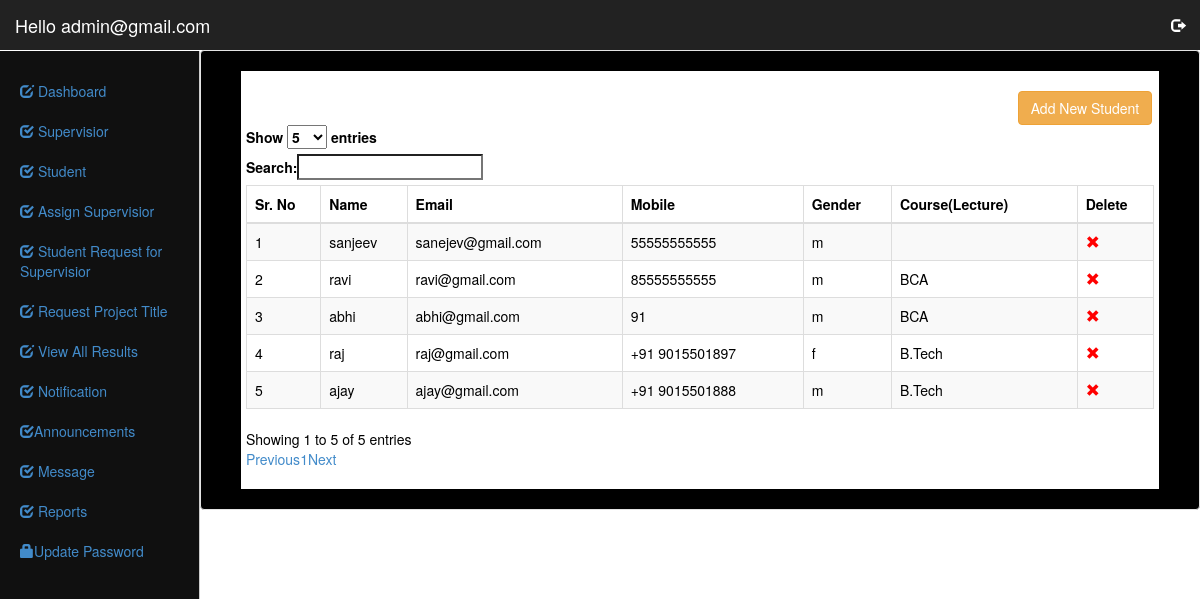
Screenshot of /admin/index.php?option=Student (signed in) with the database file from the repository.
### tables this page shows
CREATE TABLE IF NOT EXISTS `student` (
  `id` int(11) NOT NULL AUTO_INCREMENT,
  `name` char(50) NOT NULL,
  `email` varchar(50) NOT NULL,
  `pass` varchar(50) NOT NULL,
  `mob` varchar(15) NOT NULL,
  `gender` enum('m','f') NOT NULL,
  `program` varchar(50) NOT NULL,
  `course` varchar(50) NOT NULL,
  PRIMARY KEY (`id`),
  UNIQUE KEY `email` (`email`)
);

### admin/Student.php (the view)
<div id="page-wrapper" style="background:#fff;padding:20px;color:#000">
            <div class="row">
							<div class="col-lg-10"></div>
			<div class="col-lg-2">
			<a title="Add New Student" href="index.php?option=add_student" class="btn btn-warning">Add New Student</a>
</div>
			<div class="row">
                <div class="col-lg-12">
                    <table class="table table-striped table-responsive table-bordered" id='example'>
						<thead>
								<th>Sr. No</th>
		<th>Name</th>
		<th>Email</th>
		<th>Mobile</th>
		<th>Gender</th>
		<th>Course(Lecture)</th>
		<th>Delete</th>
						</thead>
                        <tbody>
                <?php
	$que=mysqli_query($con,"select * from  student");
		while($row= mysqli_fetch_array($que))
	{?>
	<tr>
		<Td><?php echo $row[0];?></Td>
		<Td><?php echo $row[1];?></Td>
		<Td><?php echo $row[2];?></Td>
		<Td><?php echo $row[4];?></Td>
		<Td><?php echo $row[5];?></Td>
		<Td><?php echo $row[6];?></Td>
<td>
<?php
$seid=$row['email'];
 echo "<a title='Delete Student' href='Student_Delete.php?eid=$seid'><span class='glyphicon glyphicon-remove' style='color:red' aria-hidden='true'></span></a>";?>
</td>
	</tr>
	<?php } ?>
                        </tbody>
                    </table>
                </div>
            </div>
        </div>
    </div>

### admin/index.php (shortened to what this page needs)
<?php
require('../include/config.php');
 extract($_SESSION);
 extract($_REQUEST);
 ?>
<!DOCTYPE html>
<html lang="en">
  <head>
    <link href="../css/bootstrap.min.css" rel="stylesheet">
    <link href="../css/dashboard.css" rel="stylesheet">
  </head>
  <body>
    <nav class="navbar navbar-inverse navbar-fixed-top">
      <div class="container-fluid" >
        <div class="navbar-header">
          <a class="navbar-brand" href="index.php" style="color:#FFFFFF">
		  <?php echo "Hello  ".$admin;?></a>
        </div>
        <div id="navbar" class="navbar-collapse collapse">
          <ul class="nav navbar-nav navbar-right" >
            <li><a href="logout.php" title="click here to logout" style="color:#FFFFFF"><span style="color:#FFFFFF" class="glyphicon glyphicon-log-out"></span></a></li>
          </ul>
        </div>
      </div>
    </nav>
    <div class="container-fluid">
      <div class="row">
        <div class="col-sm-3 col-md-2 sidebar " style="border-right:1px solid #CCC; background:#101010">
          <ul class="nav nav-sidebar" >
            <li>
			<a href="index.php"><span class="glyphicon glyphicon-edit"></span> Dashboard <span class="sr-only">(current)</span></a></li>
			 <li><a href="index.php?option=Supervisior"><span class="glyphicon glyphicon-check"></span> Supervisior</a></li>
			<li><a href="index.php?option=Student"><span class="glyphicon glyphicon-check"></span> Student</a></li>
			<li><a href="index.php?option=assign_supervisior_student"><span class="glyphicon glyphicon-check"></span> Assign Supervisior</a></li>
			<li><a href="index.php?option=student_supervisior_request"><span class="glyphicon glyphicon-check"></span> Student Request for  Supervisior</a></li>
			<li><a href="index.php?option=submit_title"><span class="glyphicon glyphicon-edit"></span> Request Project Title</a></li>
			<li><a href="index.php?option=results">
			<span class="glyphicon glyphicon-edit"></span> View All Results</a></li>
            <li><a href="index.php?option=notification"><span class="glyphicon glyphicon-check"></span> Notification</a></li>
			 <li><a href="index.php?option=Announcements" title="Announcements for all supervisior and Student"><span class="glyphicon glyphicon-check"></span>Announcements</a></li>
			<li><a href="index.php?option=Message"><span class="glyphicon glyphicon-check"></span> Message</a></li>
			<li><a href="index.php?option=Report"><span class="glyphicon glyphicon-check"></span> Reports</a></li>
			  <li><a href="index.php?option=update_password"><span class="glyphicon glyphicon-lock"></span>Update Password</a></li>
          </ul>
        </div>
		<div class="col-sm-9 col-sm-offset-3 col-md-10 col-md-offset-2 main well" style="background-color:#000000">
			<?php
			@$option=$_REQUEST['option'];
			if($option!="")
			{
				if($option=="Student")
				{
				include('Student.php');
				}
			}
			else
			{
			include('Report.php');
			}
			?>
        </div>
      </div>
    </div>
  </body>
</html>

### css/dashboard.css (style rules this page uses)
body { padding-top: 50px; }
.navbar-fixed-top { border: 0; }
.sidebar { display: none; }
@media (min-width: 768px) { .sidebar { position: fixed; top: 51px; bottom: 0; left: 0; z-index: 1000; display: block; padding: 20px; overflow-x: hidden; overflow-y: auto; background-color: #f5f5f5; border-right: 1px solid #eee; } }
.nav-sidebar { margin-right: -21px; margin-bottom: 20px; margin-left: -20px; }
.nav-sidebar > li > a { padding-right: 20px; padding-left: 20px; }
.main { padding: 20px; }
@media (min-width: 768px) { .main { padding-right: 40px; padding-left: 40px; } }

### rows the page displays
student: id "1", name "sanjeev", email "sanejev@gmail.com", mob "55555555555", gender "m"
student: id "2", name "ravi", email "ravi@gmail.com", mob "85555555555", gender "m", program "BCA"
student: id "3", name "abhi", email "abhi@gmail.com", mob "91", gender "m", program "BCA"
student: id "4", name "raj", email "raj@gmail.com", mob "+91 9015501897", gender "f", program "B.Tech"
student: id "5", name "ajay", email "ajay@gmail.com", mob "+91 9015501888", gender "m", program "B.Tech"

### other values shown
$admin "admin@gmail.com"
